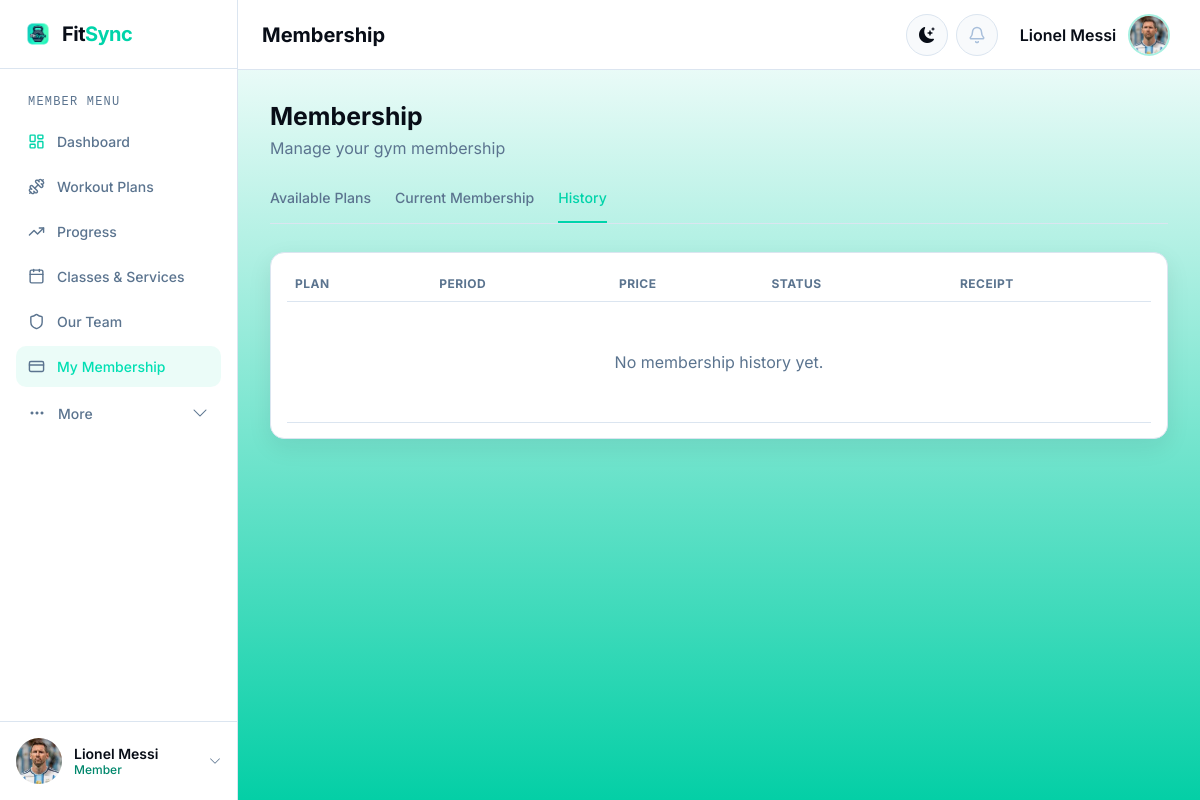
Before: /memberships/member/history/ (signed in) with the older database file.
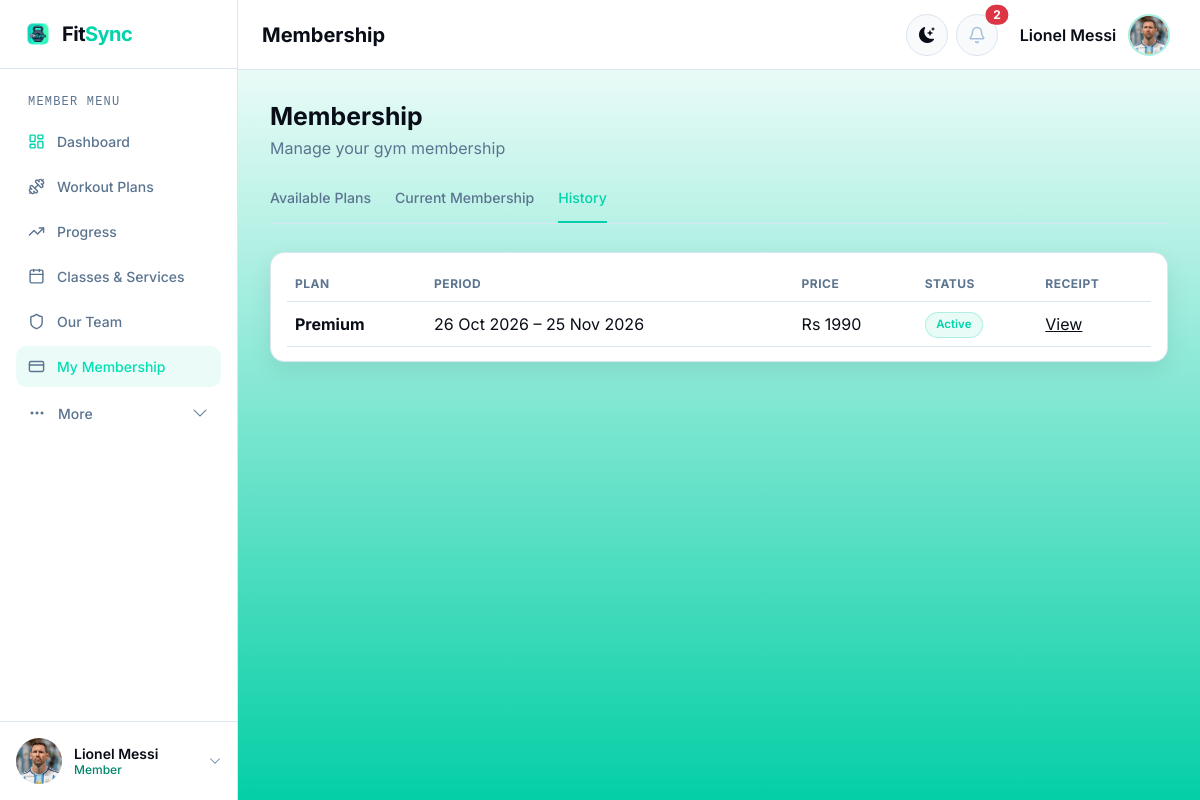
After: the same page with the newer database file.
### gym/models.py (models this page shows, shortened)
class Membership(models.Model):
    class Status(models.TextChoices):
        ACTIVE = ("ACTIVE", "Active")
        EXPIRED = ("EXPIRED", "Expired")
        CANCELLED = ("CANCELLED", "Cancelled")
    member = models.ForeignKey(
        settings.AUTH_USER_MODEL, on_delete=models.CASCADE, related_name="memberships"
    )
    package = models.ForeignKey(
        MembershipPackage, on_delete=models.PROTECT, related_name="memberships"
    )
    start_date = models.DateField()
    end_date = models.DateField()
    status = models.CharField(
        max_length=12, choices=Status.choices, default=Status.ACTIVE
    )
    created_at = models.DateTimeField(auto_now_add=True)
    class Meta:
        ordering = ["-start_date", "-created_at"]
        db_table = "memberships_membership"
    @property
    def display_status(self):
        if self.status == self.Status.ACTIVE and self.end_date < date.today():
            return self.Status.EXPIRED
        return self.status

class MembershipPackage(models.Model):
    SERVICE_TYPE_CHOICES = [
        ("YOGA", "Yoga"),
        ("ZUMBA", "Zumba"),
        ("FITNESS", "Fitness"),
        ("SAUNA", "Sauna"),
        ("PERSONAL_TRAINING", "Personal Training"),
        ("PILATES", "Pilates"),
        ("BOXING", "Boxing"),
        ("HIIT", "HIIT"),
        ("CYCLING", "Cycling"),
        ("STRENGTH_TRAINING", "Strength Training"),
    ]
    name = models.CharField(max_length=80)
    slug = models.SlugField(unique=True)
    price = models.DecimalField(max_digits=8, decimal_places=2)
    duration_months = models.PositiveSmallIntegerField(default=1)
    description = models.CharField(max_length=220, blank=True)
    features = models.TextField(help_text="One feature per line")
    audience = models.CharField(max_length=80, blank=True)
    allowed_service_types = models.CharField(
        max_length=200, blank=True, help_text="Leave empty to allow every service type."
    )
    is_featured = models.BooleanField(default=False)
    is_active = models.BooleanField(default=True)
    class Meta:
        ordering = ["price", "name"]
        db_table = "memberships_membershippackage"

### gym/views.py (the view)
# urls.py: path("member/history/", views.membership_history, name="membership_history"),
@member_required
def membership_history(request):
    memberships = Membership.objects.filter(member=request.user).select_related(
        "package"
    )
    return render(
        request,
        "member/membership_history.html",
        {
            "memberships": memberships,
            "active_sidebar": "membership",
            "membership_tab": "history",
        },
    )

### gym/context_processors.py (called while the page is built)
def notification_menu(request):
    if not request.user.is_authenticated:
        return {}
    unread = Notification.objects.filter(recipient=request.user, is_read=False)
    today = timezone.localdate()
    notices = Notice.objects.filter(is_active=True, publish_date__lte=today).filter(
        expires_on__isnull=True
    ) | Notice.objects.filter(
        is_active=True, publish_date__lte=today, expires_on__gte=today
    )
    return {
        "notification_menu_items": unread[:5],
        "unread_notification_count": unread.count(),
        "active_gym_notices": notices.distinct()[:3],
    }

### gym/models.py (called while the page is built)
    @property
    def avatar_url(self):
        from django.templatetags.static import static
        if self.profile_picture:
            return self.profile_picture.url
        return static(self.avatar_static_path) if self.avatar_static_path else ""

### templates/member/membership_history.html (shortened to what this page needs)
{% extends "layouts/member_base.html" %}
{% load static %}
{% block dashboard_heading %}Membership{% endblock %}
{% block extra_css %}{{ block.super }}<link rel="stylesheet" href="{% static 'css/memberships.css' %}">{% endblock %}
{% block dashboard_content %}
<div class="membership-page-head"><h1>Membership</h1><p>Manage your gym membership</p></div>
{% include "includes/membership_tabs.html" %}
<div class="membership-table-card mt-4">
    <div class="table-responsive"><table class="table align-middle"><thead><tr><th>Plan</th><th>Period</th><th>Price</th><th>Status</th><th>Receipt</th></tr></thead><tbody>
    {% for membership in memberships %}<tr><td><strong>{{ membership.package.name }}</strong></td><td>{{ membership.start_date|date:"d M Y" }} – {{ membership.end_date|date:"d M Y" }}</td><td>Rs {{ membership.package.price|floatformat:0 }}</td><td><span class="status-pill {% if membership.display_status == 'ACTIVE' %}success{% elif membership.display_status == 'CANCELLED' %}danger{% endif %}">{{ membership.get_status_display }}</span></td><td>{% with payment=membership.payments.first %}{% if payment %}<a href="{% url 'memberships:receipt' payment.id %}">View</a>{% else %}—{% endif %}{% endwith %}</td></tr>
    {% empty %}<tr><td colspan="5" class="text-center py-5 text-muted">No membership history yet.</td></tr>{% endfor %}
    </tbody></table></div>
</div>
{% endblock %}

### templates/includes/dashboard_topbar_actions.html (shortened to what this page needs)
{% load static %}
<div class="dashboard-topbar-actions d-flex align-items-center gap-2">
    <button class="btn theme-toggle" type="button" data-theme-toggle aria-label="Switch to dark mode" title="Switch theme">
        <i class="bi bi-moon-stars" data-theme-icon aria-hidden="true"></i>
    </button>
    <div class="dropdown">
        <button class="btn notification-toggle position-relative" type="button" data-bs-toggle="dropdown" aria-expanded="false" aria-label="Notifications">
            {% if request.user.role == "MEMBER" %}
                <img src="{% static 'img/member-dashboard/bell.svg' %}" alt="">
            {% else %}
                <i class="bi bi-bell" aria-hidden="true"></i>
            {% endif %}
            {% if unread_notification_count %}<span class="position-absolute top-0 start-100 translate-middle badge rounded-pill text-bg-danger">{{ unread_notification_count }}</span>{% endif %}
        </button>
    </div>
    <div class="dropdown">
        <button class="navbar-account-toggle dashboard-account-toggle" type="button" data-bs-toggle="dropdown" aria-expanded="false">
            <span class="navbar-account-name">{{ request.user.get_full_name|default:request.user.username }}</span>
            {% if request.user.member_profile.avatar_url %}
                <img class="navbar-account-avatar" src="{{ request.user.member_profile.avatar_url }}" alt="">
            {% elif request.user.coach_profile.photo_url %}
                <img class="navbar-account-avatar" src="{{ request.user.coach_profile.photo_url }}" alt="">
            {% else %}
                <span class="navbar-account-avatar navbar-account-initials" aria-hidden="true">
                    {% if request.user.first_name or request.user.last_name %}{{ request.user.first_name|slice:":1"|upper }}{{ request.user.last_name|slice:":1"|upper }}{% else %}{{ request.user.username|slice:":1"|upper }}{% endif %}
                </span>
            {% endif %}
        </button>
    </div>
</div>

Changed rows visible on the page:
added Membership: package.name "Premium", start_date "26 Oct 2026", end_date "25 Nov 2026", package.price "1990", status "Active"
Other visible differences:
{{ unread_notification_count }}: (not shown) → "2"
text no longer shown: "No membership history yet."
